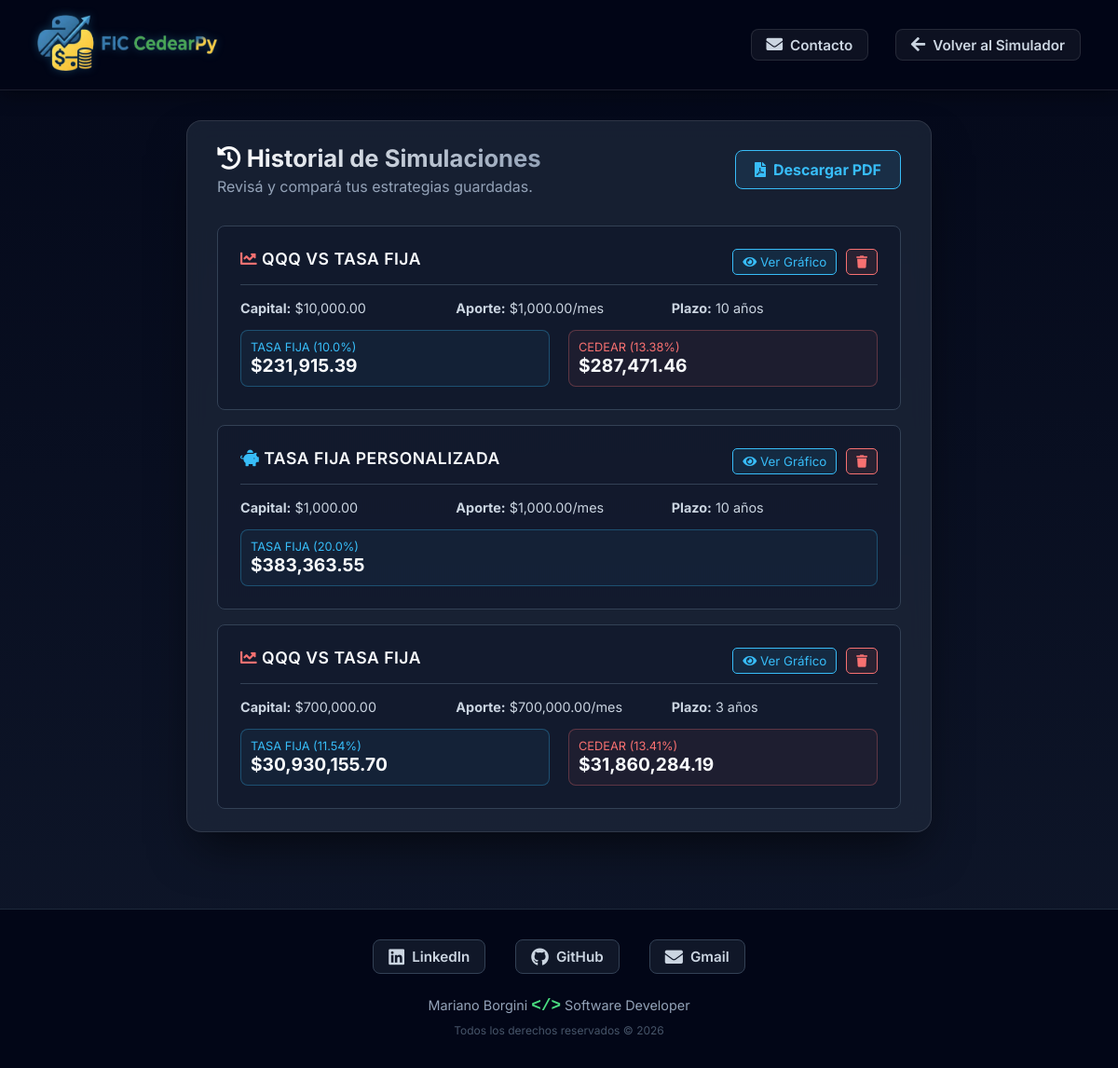
Page /mis-simulaciones (signed in) on the committed database.
### models/table_simulacion.py (models this page shows)
class Simulacion(db.Model):
    __tablename__ = 'Simulacion'
    id = db.Column(db.Integer, primary_key = True)
    id_user = db.Column(db.Integer, db.ForeignKey('user.id'), nullable=False)
    capital_inicial = db.Column(db.Integer, nullable=False)
    aporte_mensual = db.Column(db.Integer, nullable=False)
    años = db.Column(db.Integer, nullable=False)
    activo_elegido = db.Column(db.String(50), nullable=True)
    tasa_manual = db.Column(db.Float, nullable=True)
    total_fijo = db.Column(db.Float, nullable=True)
    total_cedear = db.Column(db.Float, nullable=True)
    tasa_cedear = db.Column(db.Float, nullable=True)

### routes/fic.py (the view)
@rout_fic.route('/mis-simulaciones')
def mis_simulaciones():
    if 'userId' not in session:
        return redirect(url_for('auth.login'))
    user_id = session.get('userId')
    userName = session.get('userName')
    simulaciones = Simulacion.query.filter_by(id_user=user_id).order_by(Simulacion.id.desc()).all()
    return render_template('record.html', user=userName, simulaciones=simulaciones)

### templates/record.html (shortened to what this page needs)
<!DOCTYPE html>
<html lang="es">
<head>
    <link rel="stylesheet" href="{{ url_for('static', filename='css/style.css') }}">
    <link rel="stylesheet" href="https://use.fontawesome.com/releases/v5.15.4/css/all.css">
</head>
<body class="landing-body">
    <header style="padding-top: 1rem;">
        <div class="logo-container">
            <a href="{{ url_for('fic.fic_simulador') }}">
                <img id="logo-para-pdf" src="{{ url_for('static', filename='img/logo.png') }}" alt="Logo" class="app-logo">
            </a>
        </div>
        <nav id="nav-menu">
            <a href="#contacto" class="btn-contact-header"><i class="fas fa-envelope"></i> Contacto</a>
            <a href="{{ url_for('fic.fic_simulador') }}" class="btn-contact-header">
                <i class="fas fa-arrow-left"></i> Volver al Simulador
            </a>
        </nav>
    </header>
    <main style="align-items: center; min-height: 80vh;">
        <div class="dashboard-container" style="max-width: 800px; width: 100%;">
            <div style="display: flex; justify-content: space-between; align-items: center; margin-bottom: 2rem; flex-wrap: wrap; gap: 15px;">
                <div>
                    <h2 style="margin: 0;"><i class="fas fa-history"></i> Historial de Simulaciones</h2>
                    <p style="margin: 5px 0 0 0; color:#94a3b8;">Revisá y compará tus estrategias guardadas.</p>
                </div>
                {% if simulaciones %}
                <button onclick="descargarPDFReal()" style="background: rgba(56, 189, 248, 0.1); color: #38bdf8; border: 1px solid #38bdf8; padding: 10px 20px; border-radius: 8px; cursor: pointer; font-size: 1rem; transition: 0.3s; display: flex; align-items: center; gap: 8px; font-weight: bold;">
                    <i class="fas fa-file-pdf"></i> Descargar PDF
                </button>
                {% endif %}
            </div>
            {% if simulaciones %}
                <div style="display: flex; flex-direction: column; gap: 1rem;">
                    {% for sim in simulaciones %}
                        <div class="historial-item" style="background: rgba(15, 23, 42, 0.6); border: 1px solid #334155; border-radius: 8px; padding: 1.5rem;">
                            <div style="display: flex; justify-content: space-between; align-items: flex-start; margin-bottom: 1rem; border-bottom: 1px solid #334155; padding-bottom: 10px;">
                                <h3 style="margin: 0; color: #f8fafc; font-size: 1.1rem;">
                                    {% if sim.activo_elegido != 'Personalizado' %}
                                        <i class="fas fa-chart-line" style="color: #f87171;"></i> {{ sim.activo_elegido }} vs Tasa Fija
                                    {% else %}
                                        <i class="fas fa-piggy-bank" style="color: #38bdf8;"></i> Tasa Fija Personalizada
                                    {% endif %}
                                </h3>
                                <div style="display: flex; gap: 10px;">
                                    <form action="{{ url_for('fic.fic_simulador') }}" method="post">
                                        <button type="submit" name="accion" value="calcular" style="background: rgba(56, 189, 248, 0.1); color: #38bdf8; border: 1px solid #38bdf8; padding: 5px 10px; border-radius: 5px; cursor: pointer; transition: 0.2s;">
                                            <i class="fas fa-eye"></i> Ver Gráfico
                                        </button>
                                    </form>
                                    <form id="form-borrar-{{ sim.id }}" action="{{ url_for('fic.delete_simulacion', id=sim.id) }}" method="post">
                                        <button type="button" onclick="abrirModalBorrado('form-borrar-{{ sim.id }}')" style="background: rgba(248, 113, 113, 0.1); color: #f87171; border: 1px solid #f87171; padding: 5px 10px; border-radius: 5px; cursor: pointer; transition: 0.2s;">
                                            <i class="fas fa-trash"></i>
                                        </button>
                                    </form>
                                </div>
                            </div>
                            <div style="display: grid; grid-template-columns: 1fr 1fr 1fr; gap: 10px; color: #cbd5e1; font-size: 0.9rem; margin-bottom: 15px;">
                                <span><strong>Capital:</strong> ${{ "{:,.2f}".format(sim.capital_inicial) }}</span>
                                <span><strong>Aporte:</strong> ${{ "{:,.2f}".format(sim.aporte_mensual) }}/mes</span>
                                <span><strong>Plazo:</strong> {{ sim.años }} años</span>
                            </div>
                            <div style="display: flex; gap: 20px;">
                                <div style="flex: 1; background: rgba(56, 189, 248, 0.05); border: 1px solid rgba(56, 189, 248, 0.3); padding: 10px; border-radius: 8px;">
                                    <span style="display: block; color: #38bdf8; font-size: 0.8rem; text-transform: uppercase;">Tasa Fija ({{ sim.tasa_manual }}%)</span>
                                    <strong style="font-size: 1.2rem; color: #f8fafc;">${{ "{:,.2f}".format(sim.total_fijo) }}</strong>
                                </div>
                                {% if sim.activo_elegido != 'Personalizado' %}
                                <div style="flex: 1; background: rgba(248, 113, 113, 0.05); border: 1px solid rgba(248, 113, 113, 0.3); padding: 10px; border-radius: 8px;">
                                    <span style="display: block; color: #f87171; font-size: 0.8rem; text-transform: uppercase;">CEDEAR ({{ sim.tasa_cedear | round(2) }}%)</span>
                                    <strong style="font-size: 1.2rem; color: #f8fafc;">${{ "{:,.2f}".format(sim.total_cedear) }}</strong>
                                </div>
                                {% endif %}
                            </div>
                        </div>
                    {% endfor %}
                </div>
            {% endif %}
        </div>
    </main>
    <footer id="contacto" style="margin-top: 50px;">
        <div class="footer-content">
            <div class="footer-links">
                <a href="https://www.linkedin.com/in/mariano-borgini-dev" target="_blank" class="social-btn linkedin"><i class="fab fa-linkedin"></i> LinkedIn</a>
                <a href="https://github.com/marianoborgini1" target="_blank" class="social-btn github"><i class="fab fa-github"></i> GitHub</a>
                <a href="https://mail.google.com/mail/?view=cm&fs=1&to=marianoborgini1@gmail.com" target="_blank" class="social-btn gmail"><i class="fas fa-envelope"></i> Gmail</a>
            </div>
            <div class="footer-copy">
                <p>Mariano Borgini <span class="code-tag">&lt;/&gt;</span> Software Developer</p>
                <small>Todos los derechos reservados © 2026</small>
            </div>
        </div>
    </footer>
</body>
</html>

### static/css/style.css (style rules this page uses)
* { margin: 0; padding: 0; box-sizing: border-box; font-family: 'Inter', sans-serif; }
html { scroll-behavior: smooth; }
body { background-color: #0f172a; color: #f8fafc; min-height: 100vh; display: flex; flex-direction: column; overflow-x: hidden; background-image: linear-gradient(rgba(2, 6, 23, 0.85), rgba(15, 23, 42, 0.90)), url('https://images.pexels.com/photos/6770610/pexels-photo-6770610.jpeg?auto=compress&cs=tinysrgb&w=1920'); background-size: cover; background-position: center; background-attachment: fixed; }
header { background-color: rgba(2, 6, 23, 0.95); padding: 1rem 2.5rem; display: flex; justify-content: space-between; align-items: center; border-bottom: 1px solid rgba(255, 255, 255, 0.1); box-shadow: 0 4px 20px rgba(0,0,0,0.4); flex-shrink: 0; position: sticky; top: 0; z-index: 100; backdrop-filter: blur(10px); }
.logo-container { display: flex; align-items: center; }
.app-logo { height: 60px; width: auto; transition: transform 0.2s ease; filter: drop-shadow(0 0 5px rgba(56, 189, 248, 0.3)); }
header nav a { color: #cbd5e1; text-decoration: none; font-size: 0.95rem; font-weight: 600; margin-left: 1.5rem; transition: all 0.2s ease; display: inline-flex; align-items: center; gap: 8px; }
header nav a i { font-size: 1.1rem; }
.btn-contact-header { background: rgba(255, 255, 255, 0.05); border: 1px solid rgba(255, 255, 255, 0.1); padding: 0.4rem 1rem; border-radius: 8px; transition: all 0.2s ease; }
main { flex: 1; display: flex; flex-direction: column; justify-content: center; align-items: center; padding: 2rem; gap: 2rem; }
.auth-card, .dashboard-container { background: rgba(30, 41, 59, 0.70); backdrop-filter: blur(12px); -webkit-backdrop-filter: blur(12px); border-radius: 16px; width: 100%; border: 1px solid rgba(255, 255, 255, 0.1); box-shadow: 0 25px 50px -12px rgba(0, 0, 0, 0.6); }
.dashboard-container { padding: 1.5rem 2rem; max-width: 450px; }
h2 { font-size: 1.6rem; text-align: center; margin-bottom: 0.5rem; font-weight: 700; background: linear-gradient(to right, #ffffff, #94a3b8); -webkit-background-clip: text; -webkit-text-fill-color: transparent; }
h3 { font-size: 0.9rem; color: #38bdf8; margin-bottom: 0.8rem; text-transform: uppercase; letter-spacing: 0.5px; font-weight: 600; }
footer { background-color: #020617; border-top: 1px solid #1e293b; padding: 2rem 1rem; margin-top: auto; width: 100%; }
.footer-content { max-width: 900px; margin: 0 auto; text-align: center; display: flex; flex-direction: column; gap: 1.5rem; }
.footer-links { display: flex; justify-content: center; gap: 2rem; flex-wrap: wrap; }
.social-btn { text-decoration: none; color: #cbd5e1; font-weight: 600; font-size: 0.95rem; padding: 0.5rem 1rem; border-radius: 8px; background: rgba(30, 41, 59, 0.5); border: 1px solid #334155; transition: all 0.2s ease; display: flex; align-items: center; gap: 8px; }
.social-btn i { font-size: 1.2rem; }
.footer-copy p { color: #94a3b8; font-size: 0.9rem; margin-bottom: 0.3rem; }
.code-tag { font-family: monospace; color: #4ade80; font-weight: 700; font-size: 1.1rem; }
.footer-copy small { color: #475569; font-size: 0.75rem; }
.landing-body { display: flex; flex-direction: column; min-height: 100vh; }
.historial-item { animation: slideUp 0.6s ease-out forwards; opacity: 0; }
.historial-item:nth-child(1) { animation-delay: 0.1s; }
.historial-item:nth-child(2) { animation-delay: 0.2s; }
.historial-item:nth-child(3) { animation-delay: 0.3s; }

### rows in the picture
Simulacion: activo_elegido "QQQ", capital_inicial "10,000.00", aporte_mensual "1,000.00", años "10", tasa_manual "10.0", total_fijo "231,915.39", tasa_cedear "13.38", total_cedear "287,471.46"
Simulacion: activo_elegido "Personalizado" (drawn), capital_inicial "1,000.00", aporte_mensual "1,000.00", años "10", tasa_manual "20.0", total_fijo "383,363.55"
Simulacion: activo_elegido "QQQ", capital_inicial "700,000.00", aporte_mensual "700,000.00", años "3", tasa_manual "11.54", total_fijo "30,930,155.70", tasa_cedear "13.41", total_cedear "31,860,284.19"
